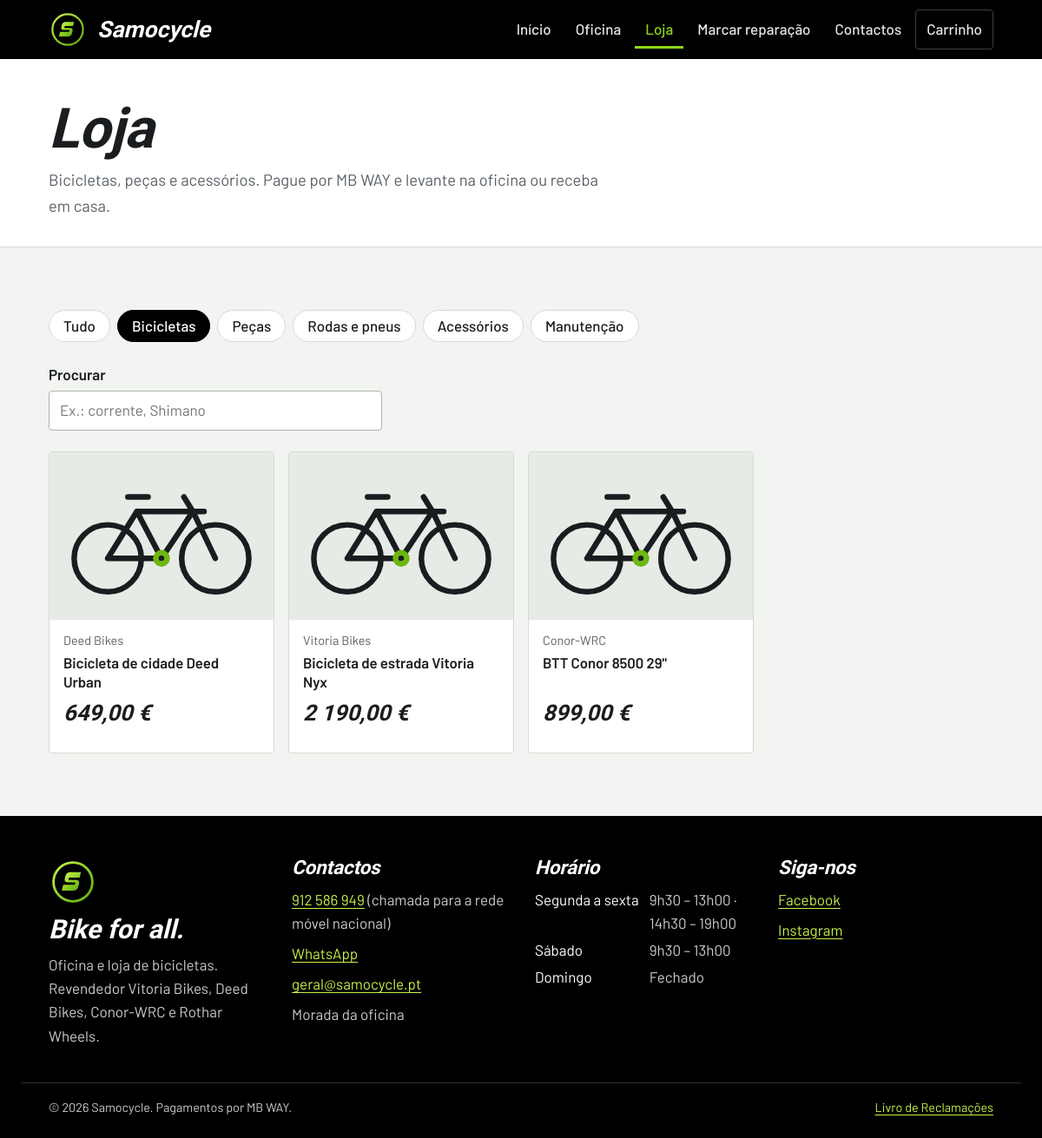
The page /loja.php?categoria=bicicletas on the database its author committed.
### tables this page shows
CREATE TABLE categorias (
  id INT AUTO_INCREMENT PRIMARY KEY,
  nome VARCHAR(80) NOT NULL,
  slug VARCHAR(80) NOT NULL UNIQUE,
  ordem INT NOT NULL DEFAULT 0
);

CREATE TABLE produtos (
  id INT AUTO_INCREMENT PRIMARY KEY,
  categoria_id INT NOT NULL,
  nome VARCHAR(150) NOT NULL,
  marca VARCHAR(80) NULL,
  descricao TEXT NULL,
  preco DECIMAL(10,2) NOT NULL,
  stock INT NOT NULL DEFAULT 0,
  imagem VARCHAR(255) NULL,
  destaque TINYINT(1) NOT NULL DEFAULT 0,
  ativo TINYINT(1) NOT NULL DEFAULT 1,
  criado_em DATETIME NOT NULL DEFAULT CURRENT_TIMESTAMP,
  FOREIGN KEY (categoria_id) REFERENCES categorias(id)
);

### includes/bootstrap.php (called while the page is built, shortened)
<?php
function db(): PDO
{
    static $pdo = null;
    if ($pdo === null) {
        $dsn = 'mysql:host=' . DB_HOST . ';dbname=' . DB_NAME . ';charset=utf8mb4';
        $pdo = new PDO($dsn, DB_USER, DB_PASS, [
            PDO::ATTR_ERRMODE            => PDO::ERRMODE_EXCEPTION,
            PDO::ATTR_DEFAULT_FETCH_MODE => PDO::FETCH_ASSOC,
            PDO::ATTR_EMULATE_PREPARES   => false,
        ]);
    }
    return $pdo;
}
function e(?string $s): string
{
    return htmlspecialchars((string)$s, ENT_QUOTES, 'UTF-8');
}
function url(string $path = ''): string
{
    return BASE_URL . '/' . ltrim($path, '/');
}
function euro(float|string|null $v): string
{
    return number_format((float)$v, 2, ',', ' ') . ' €';
}
function produto_img(array $p): string
{
    $icones = [1 => 'bicicleta', 2 => 'peca', 3 => 'roda', 4 => 'acessorio', 5 => 'manutencao'];
    return url('assets/img/cat-' . ($icones[(int)($p['categoria_id'] ?? 0)] ?? 'peca') . '.svg');
}

### loja.php (the view, shortened to what this page needs)
<?php
require __DIR__ . '/includes/bootstrap.php';
$categorias = db()->query("SELECT * FROM categorias ORDER BY ordem")->fetchAll();
$slug  = $_GET['categoria'] ?? '';
$busca = trim($_GET['q'] ?? '');
$sql = "SELECT p.* FROM produtos p JOIN categorias c ON c.id = p.categoria_id WHERE p.ativo = 1";
$args = [];
if ($slug !== '') { $sql .= " AND c.slug = ?"; $args[] = $slug; }
$sql .= " ORDER BY p.stock > 0 DESC, p.destaque DESC, p.nome";
$st = db()->prepare($sql);
$st->execute($args);
$produtos = $st->fetchAll();
require __DIR__ . '/includes/header.php';
?>
<header class="cabecalho-pagina">
  <div class="wrap">
    <h1>Loja</h1>
    <p class="intro">Bicicletas, peças e acessórios. Pague por MB WAY e levante na oficina ou receba em casa.</p>
  </div>
</header>
<section class="seccao">
  <div class="wrap">
    <nav class="filtros" aria-label="Categorias">
      <a href="<?= url('loja.php') ?>" aria-current="<?= $slug === '' ? 'true' : 'false' ?>">Tudo</a>
      <?php foreach ($categorias as $c): ?>
        <a href="<?= url('loja.php?categoria=' . urlencode($c['slug'])) ?>" aria-current="<?= $slug === $c['slug'] ? 'true' : 'false' ?>"><?= e($c['nome']) ?></a>
      <?php endforeach; ?>
    </nav>
    <form class="campo" method="get" style="max-width:24rem;margin-bottom:var(--s5)">
      <label for="q">Procurar</label>
      <input id="q" type="text" name="q" value="<?= e($busca) ?>" placeholder="Ex.: corrente, Shimano">
    </form>
    <?php if (!$produtos): ?>
      <div class="vazio">
        <p>Não encontrámos produtos<?= $busca ? ' para “' . e($busca) . '”' : ' nesta categoria' ?>.</p>
        <p>Procura algo específico? <a href="https://wa.me/<?= LOJA_WHATSAPP ?>">Pergunte-nos no WhatsApp</a> — encomendamos.</p>
      </div>
    <?php else: ?>
      <div class="grelha">
        <?php foreach ($produtos as $p) include __DIR__ . '/includes/produto-card.php'; ?>
      </div>
    <?php endif; ?>
  </div>
</section>
<?php require __DIR__ . '/includes/footer.php'; ?>

### includes/produto-card.php (shortened to what this page needs)
<article class="produto">
  <img class="produto__img" src="<?= e(produto_img($p)) ?>" alt="" loading="lazy" width="400" height="300">
  <div class="produto__corpo">
    <?php if ($p['marca']): ?><p class="produto__marca"><?= e($p['marca']) ?></p><?php endif; ?>
    <h3 class="produto__nome"><a href="<?= url('produto.php?id=' . (int)$p['id']) ?>"><?= e($p['nome']) ?></a></h3>
    <p class="produto__preco"><?= euro($p['preco']) ?></p>
  </div>
</article>

### assets/css/style.css (style rules this page uses)
:root { --preto: #000; --texto: #1A1D1F; --aco: #596066; --papel: #F2F4F1; --branco: #fff; --linha: #D5DAD3; --lima: #8FD619; --lima-claro: #C6F24A; --lima-escuro: #3F7A06; --erro: #B42318; --f-titulo: "Barlow Condensed", "Arial Narrow", sans-serif; --f-texto: "Barlow", system-ui, sans-serif; --s1: .25rem; --s2: .5rem; --s3: .75rem; --s4: 1rem; --s5: 1.5rem; --s6: 2rem; --s7: 3rem; --s8: 4.5rem; --raio: 4px; --largura: 72rem; }
*, *::before, *::after { box-sizing: border-box; }
html { -webkit-text-size-adjust: 100%; }
body { margin: 0; background: var(--papel); color: var(--texto); font: 400 1.0625rem/1.6 var(--f-texto); }
img { max-width: 100%; height: auto; display: block; }
a { color: var(--lima-escuro); text-underline-offset: .18em; }
h1, h2, h3 { font-family: var(--f-titulo); font-style: italic; font-weight: 800; line-height: 1.02; letter-spacing: -.005em; margin: 0 0 var(--s4); }
h1 { font-size: clamp(2.5rem, 6vw, 4rem); }
h3 { font-size: 1.45rem; font-weight: 600; }
p { margin: 0 0 var(--s4); }
.wrap { width: 100%; max-width: var(--largura); margin: 0 auto; padding: 0 var(--s4); }
@media (min-width: 48rem) { .wrap { padding: 0 var(--s6); } }
.seccao { padding: var(--s7) 0; }
@media (min-width: 48rem) { .seccao { padding: var(--s8) 0; } }
.intro { font-size: 1.15rem; max-width: 40rem; color: var(--aco); }
.cabecalho-pagina { background: var(--branco); border-bottom: 1px solid var(--linha); padding: var(--s7) 0 var(--s6); }
.cabecalho-pagina h1 { margin-bottom: var(--s3); }
.cabecalho-pagina p { margin: 0; }
.grelha { display: grid; gap: var(--s5) var(--s4); grid-template-columns: repeat(auto-fill, minmax(min(100%, 14.5rem), 1fr)); }
.produto { display: flex; flex-direction: column; background: var(--branco); border: 1px solid var(--linha); border-radius: var(--raio); overflow: hidden; }
.produto__img { aspect-ratio: 4 / 3; object-fit: cover; width: 100%; background: #E7EBE6; }
.produto__corpo { padding: var(--s3) var(--s4) var(--s4); display: flex; flex-direction: column; gap: var(--s1); flex: 1; }
.produto__marca { color: var(--aco); font-size: .9rem; margin: 0; }
.produto__nome { font: 600 1.05rem/1.3 var(--f-texto); margin: 0; }
.produto__nome a { color: var(--texto); text-decoration: none; }
.produto__nome a::after { content: ""; position: absolute; inset: 0; }
.produto { position: relative; }
.produto__preco { margin-top: auto; padding-top: var(--s2); font: italic 800 1.6rem/1 var(--f-titulo); }
.filtros { display: flex; flex-wrap: wrap; gap: var(--s2); margin-bottom: var(--s5); }
.filtros a { padding: var(--s1) var(--s4); border: 1px solid var(--linha); border-radius: 2rem; color: var(--texto); text-decoration: none; background: var(--branco); font-weight: 500; }
.filtros a[aria-current="true"] { background: var(--preto); color: var(--branco); border-color: var(--preto); }
.campo { display: flex; flex-direction: column; gap: var(--s1); }
.campo label, .campo legend { font-weight: 600; }
input[type=text], input[type=email], input[type=tel], input[type=number], input[type=date], input[type=password], select, textarea { font: inherit; color: var(--texto); background: var(--branco); border: 1px solid #AEB5AC; border-radius: var(--raio); padding: var(--s2) var(--s3); min-height: 2.9rem; width: 100%; }

### rows shown on the page
categorias: nome "Bicicletas"
categorias: nome "Peças"
categorias: nome "Rodas e pneus"
categorias: nome "Acessórios"
categorias: nome "Manutenção"
produtos: marca "Deed Bikes", nome "Bicicleta de cidade Deed Urban", preco "649,00 €"
produtos: marca "Vitoria Bikes", nome "Bicicleta de estrada Vitoria Nyx", preco "2 190,00 €"
produtos: marca "Conor-WRC", nome "BTT Conor 8500 29\"", preco "899,00 €"

### other values the page prints
$label "Início"
$label "Oficina"
$label "Loja"
$label "Marcar reparação"
$label "Contactos"
LOJA_TELEFONE "912 586 949"
LOJA_EMAIL "geral@samocycle.pt"
LOJA_MORADA "Morada da oficina"
$d "Segunda a sexta"
$h "9h30 – 13h00 · 14h30 – 19h00"
$d "Sábado"
$h "9h30 – 13h00"
$d "Domingo"
$h "Fechado"
